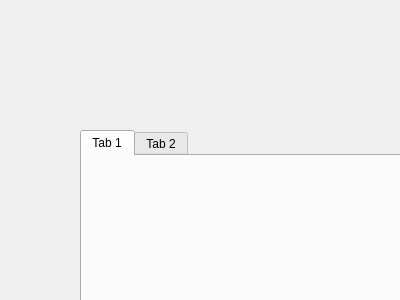
<?xml version="1.0" encoding="UTF-8"?>
<ui version="4.0">
 <class>MainWindow</class>
 <widget class="QMainWindow" name="MainWindow">
  <property name="geometry">
   <rect>
    <x>0</x>
    <y>0</y>
    <width>400</width>
    <height>300</height>
   </rect>
  </property>
  <property name="windowTitle">
   <string>MainWindow</string>
  </property>
  <widget class="QWidget" name="centralWidget">
   <widget class="QTabWidget" name="tabWidget">
    <property name="geometry">
     <rect>
      <x>80</x>
      <y>130</y>
      <width>371</width>
      <height>261</height>
     </rect>
    </property>
    <widget class="QWidget" name="tab">
     <attribute name="title">
      <string>Tab 1</string>
     </attribute>
    </widget>
    <widget class="QWidget" name="tab_2">
     <attribute name="title">
      <string>Tab 2</string>
     </attribute>
    </widget>
   </widget>
  </widget>
 </widget>
 <layoutdefault spacing="6" margin="11"/>
 <resources/>
 <connections/>
</ui>
